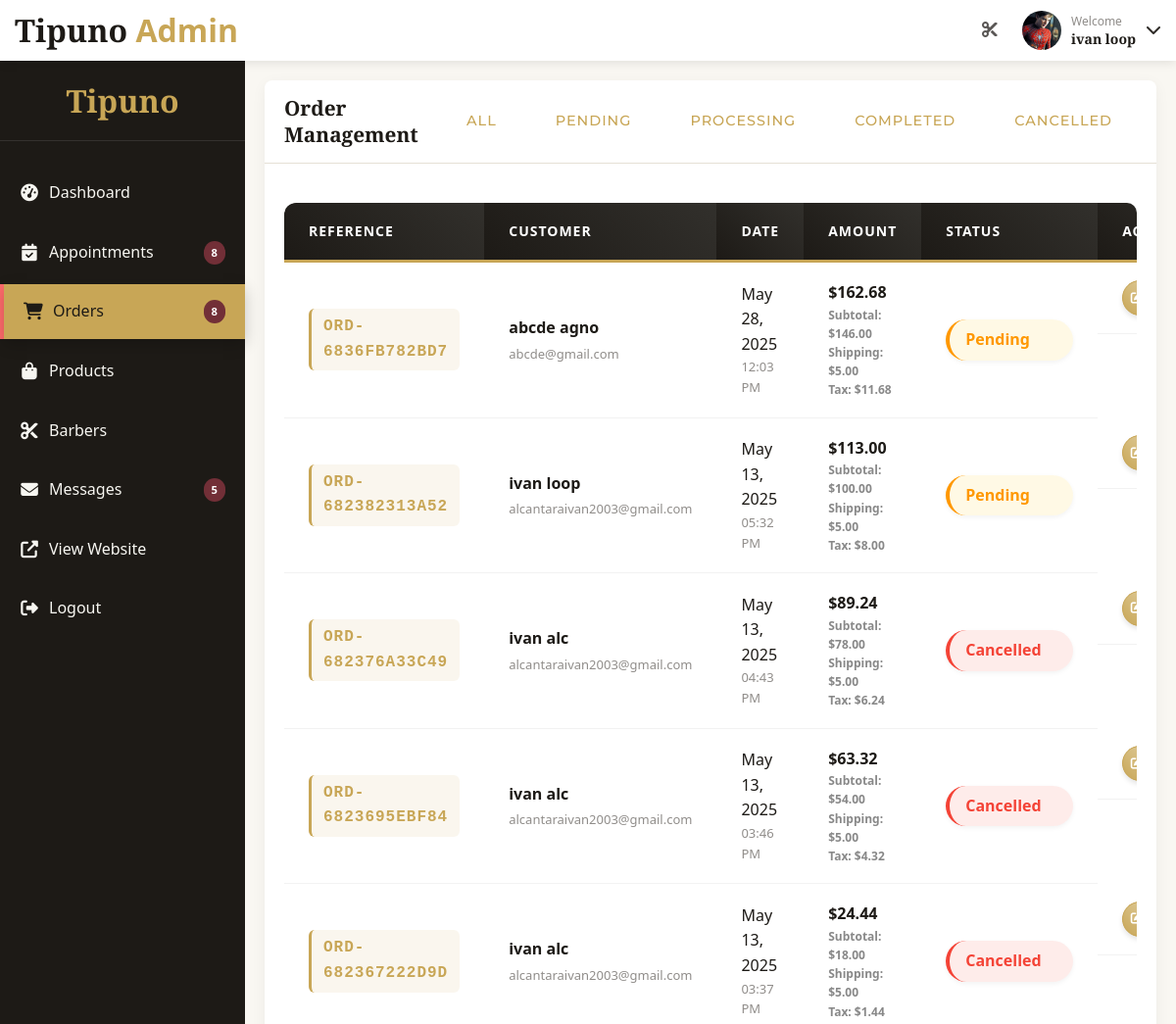
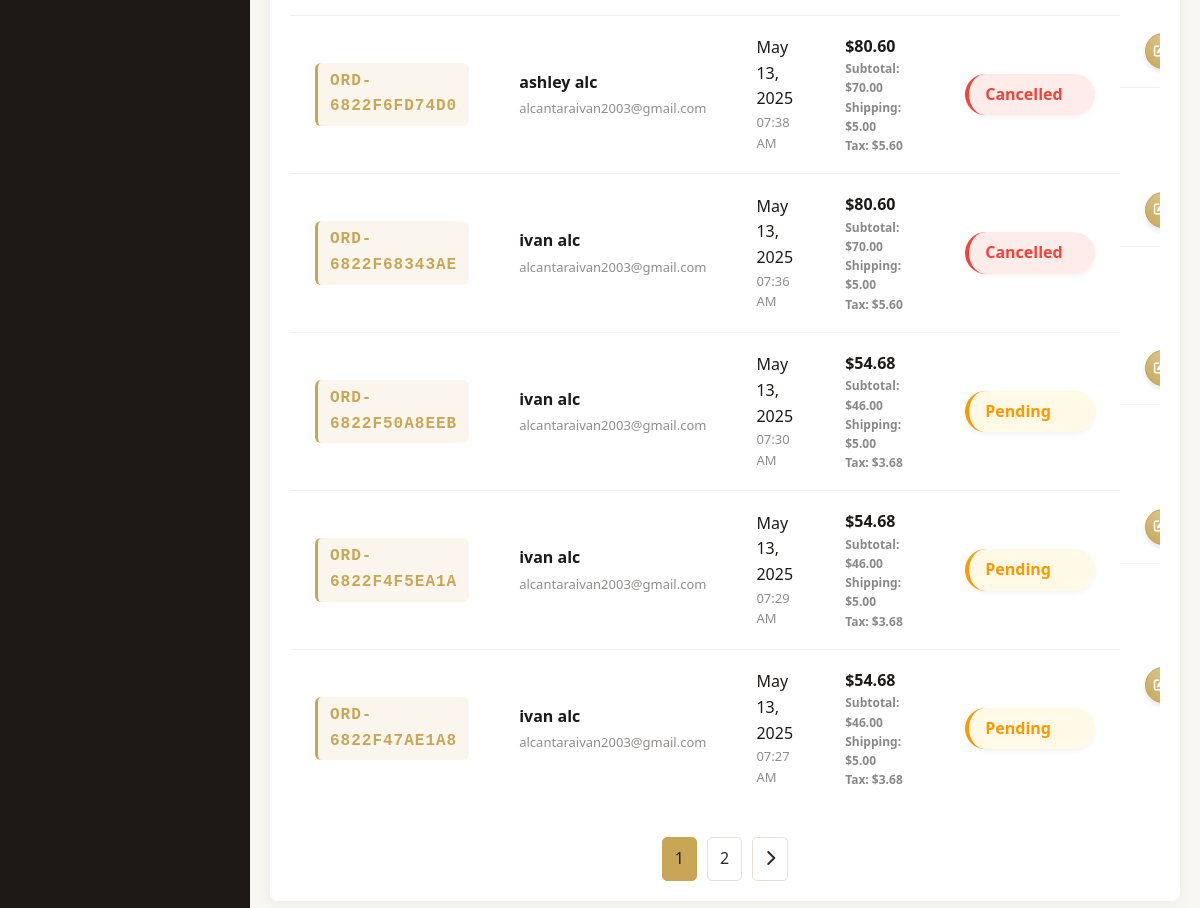
The page /admin/admin_index.php?page=orders (signed in) on the database its author committed (2 pictures, top to bottom).
### tables this page shows
CREATE TABLE `orders` (
  `order_id` int(11) NOT NULL AUTO_INCREMENT,
  `order_reference` varchar(50) NOT NULL,
  `user_id` int(11) DEFAULT NULL,
  `total_amount` decimal(10,2) NOT NULL,
  `status` enum('pending','processing','completed','cancelled') NOT NULL DEFAULT 'pending',
  `created_at` timestamp NOT NULL DEFAULT current_timestamp(),
  `first_name` varchar(50) NOT NULL,
  `last_name` varchar(50) NOT NULL,
  `email` varchar(100) NOT NULL,
  `address` varchar(255) NOT NULL,
  `city` varchar(100) NOT NULL,
  `zip` varchar(20) NOT NULL,
  `country` varchar(50) NOT NULL,
  `phone` varchar(20) NOT NULL,
  PRIMARY KEY (`order_id`)
);

### admin/pages/orders.php (the view, shortened to what the rows shown need)
<?php
require_once '../database.php';
$db = new Database();
$viewMode = 'list';
$order = null;
$orderItems = [];
$statusFilter = isset($_GET['status']) ? $_GET['status'] : '';
$page = isset($_GET['p']) ? (int)$_GET['p'] : 1;
$perPage = 10;
if ($viewMode === 'list') {
    $offset = ($page - 1) * $perPage;
    $orders = $db->getOrders($statusFilter, $perPage, $offset);
}
?>
<?php if ($viewMode === 'edit' && $order): ?>
<div class="admin-card">
    <div class="admin-card-header">
        <h2>Edit Order #<?php echo htmlspecialchars($order['order_reference']); ?></h2>
        <div class="actions">
            <a href="?page=orders" class="btn btn-outline btn-sm"><i class="fas fa-arrow-left"></i> Back to List</a>
        </div>
    </div>
    <div class="admin-card-body">
        <div class="order-summary-panel">
            <div class="order-reference">
                <span class="label">Reference:</span>
                <span class="value"><?php echo htmlspecialchars($order['order_reference']); ?></span>
            </div>
            <div class="order-date">
                <span class="label">Date:</span>
                <span class="value"><?php echo date('M d, Y h:i A', strtotime($order['created_at'])); ?></span>
            </div>
            <?php
                $subtotal = 0;
                if (is_array($orderItems)) {
                    foreach ($orderItems as $item) {
                        $subtotal += $item['price'] * $item['quantity'];
                    }
                }
                $shipping = 5.00;
                $tax = $subtotal * 0.08;
                $total = $subtotal + $shipping + $tax;
            ?>
            <div class="order-total">
                <span class="label">Subtotal:</span>
                <span class="value">$<?php echo number_format($subtotal, 2); ?></span>
            </div>
            <div class="order-total">
                <span class="label">Shipping:</span>
                <span class="value">$<?php echo number_format($shipping, 2); ?></span>
            </div>
            <div class="order-total">
                <span class="label">Tax (8%):</span>
                <span class="value">$<?php echo number_format($tax, 2); ?></span>
            </div>
            <div class="order-total" style="font-weight:bold;">
                <span class="label">Total:</span>
                <span class="value">$<?php echo number_format($total, 2); ?></span>
            </div>
            <div class="order-status">
                <span class="label">Status:</span>
                <span class="value status-badge status-<?php echo $order['status']; ?>"><?php echo ucfirst($order['status']); ?></span>
            </div>
        </div>
        <form method="post" class="admin-form" id="order-edit-form">
            <input type="hidden" name="order_id" value="<?php echo $order['order_id']; ?>">
            <input type="hidden" name="first_name" value="<?php echo htmlspecialchars($order['first_name'] ?? ''); ?>">
            <input type="hidden" name="last_name" value="<?php echo htmlspecialchars($order['last_name'] ?? ''); ?>">
            <input type="hidden" name="email" value="<?php echo htmlspecialchars($order['email'] ?? ''); ?>">
            <input type="hidden" name="phone" value="<?php echo htmlspecialchars($order['phone'] ?? ''); ?>">
            <input type="hidden" name="address" value="<?php echo htmlspecialchars($order['address'] ?? ''); ?>">
            <input type="hidden" name="city" value="<?php echo htmlspecialchars($order['city'] ?? ''); ?>">
            <input type="hidden" name="zip" value="<?php echo htmlspecialchars($order['zip'] ?? ''); ?>">
            <input type="hidden" name="country" value="<?php echo htmlspecialchars($order['country'] ?? ''); ?>">
            <div class="form-section">
                <h3>Order Status</h3>
                <div class="form-group">
                    <select name="status" id="status" class="form-control status-select status-<?php echo $order['status']; ?>" required>
                        <option value="pending" <?php echo $order['status'] === 'pending' ? 'selected' : ''; ?>>Pending</option>
                        <option value="processing" <?php echo $order['status'] === 'processing' ? 'selected' : ''; ?>>Processing</option>
                        <option value="completed" <?php echo $order['status'] === 'completed' ? 'selected' : ''; ?>>Completed</option>
                        <option value="cancelled" <?php echo $order['status'] === 'cancelled' ? 'selected' : ''; ?>>Cancelled</option>
                    </select>
                </div>
            </div>
            <div class="form-group text-right">
                <button type="submit" name="update_order" class="btn btn-primary">
                    <i class="fas fa-save"></i> Update Status
                </button>
                <a href="?page=orders" class="btn btn-outline">Cancel</a>
                <a href="?page=orders&delete=<?php echo $order['order_id']; ?>" class="btn btn-danger">
                    <i class="fas fa-trash"></i> Delete Order
                </a>
            </div>
        </form>
        <div class="form-section">
            <h3>Customer Details</h3>
            <div><strong>Name:</strong>
                <?php
                echo htmlspecialchars(($order['first_name'] ?? '') . ' ' . ($order['last_name'] ?? ''));
                ?>
            </div>
            <div><strong>Email:</strong> <?php echo htmlspecialchars($order['email'] ?? ''); ?></div>
            <div><strong>Phone:</strong> <?php echo htmlspecialchars($order['phone'] ?? ''); ?></div>
            <div><strong>Address:</strong> <?php echo htmlspecialchars($order['address'] ?? ''); ?>, <?php echo htmlspecialchars($order['city'] ?? ''); ?>, <?php echo htmlspecialchars($order['zip'] ?? ''); ?>, <?php echo htmlspecialchars($order['country'] ?? ''); ?></div>
        </div>
        <div class="form-section">
            <h3>Order Items</h3>
            <div class="table-responsive">
                <table class="admin-table order-items-table">
                    <thead>
                        <tr>
                            <th width="60">Image</th>
                            <th>Product</th>
                            <th>Price</th>
                            <th width="100">Quantity</th>
                            <th>Subtotal</th>
                        </tr>
                    </thead>
                    <tbody>
                        <?php if (count($orderItems) > 0): ?>
                            <?php foreach ($orderItems as $index => $item): ?>
                                <tr>
                                    <td>
                                        <div class="product-image">
                                            <img src="<?php echo htmlspecialchars($item['product_image'] ?? '../images/placeholder.jpg'); ?>" alt="<?php echo htmlspecialchars($item['name']); ?>">
                                        </div>
                                    </td>
                                    <td>
                                        <div class="product-name">
                                            <?php echo htmlspecialchars($item['name']); ?>
                                        </div>
                                    </td>
                                    <td>
                                        $<?php echo number_format($item['price'], 2); ?>
                                    </td>
                                    <td>
                                        <?php echo (int)$item['quantity']; ?>
                                    </td>
                                    <td>
                                        <div class="subtotal">
                                            $<?php echo number_format($item['price'] * $item['quantity'], 2); ?>
                                        </div>
                                    </td>
                                </tr>
                            <?php endforeach; ?>
                            <tr class="total-row">
                                <td colspan="4" class="text-right"><strong>Subtotal:</strong></td>
                                <td><strong>$<?php echo number_format($subtotal, 2); ?></strong></td>
                            </tr>
                            <tr class="total-row">
                                <td colspan="4" class="text-right"><strong>Shipping:</strong></td>
                                <td><strong>$<?php echo number_format($shipping, 2); ?></strong></td>
                            </tr>
                            <tr class="total-row">
                                <td colspan="4" class="text-right"><strong>Tax (8%):</strong></td>
                                <td><strong>$<?php echo number_format($tax, 2); ?></strong></td>
                            </tr>
                            <tr class="total-row" style="font-weight:bold;">
                                <td colspan="4" class="text-right"><strong>Total:</strong></td>
                                <td><strong>$<?php echo number_format($total, 2); ?></strong></td>
                            </tr>
                        <?php else: ?>
                            <tr>
                                <td colspan="5" class="text-center">No items in this order</td>
                            </tr>
                        <?php endif; ?>
                    </tbody>
                </table>
            </div>
        </div>
    </div>
</div>
<?php else: ?>
<div class="admin-card">
    <div class="admin-card-header">
        <h2>Order Management</h2>
    </div>
    <div class="admin-card-body">
        <div class="table-responsive orders-table" style="width:100%;overflow-x:auto;">
            <table class="admin-table" style="min-width:900px;width:100%;">
                <thead>
                    <tr>
                        <th>Reference</th>
                        <th>Customer</th>
                        <th>Date</th>
                        <th>Amount</th>
                        <th>Status</th>
                        <th class="text-right">Actions</th>
                    </tr>
                </thead>
                <tbody>
                    <?php if (count($orders) > 0): ?>
                        <?php foreach ($orders as $row): ?>
                            <?php
                                $order_id = $row['order_id'];
                                $subtotal = 0;
                                $orderItems = $db->getOrderItems($order_id);
                                foreach ($orderItems as $item) {
                                    $subtotal += $item['price'] * $item['quantity'];
                                }
                                $shipping = 5.00;
                                $tax = $subtotal * 0.08;
                                $total = $subtotal + $shipping + $tax;
                            ?>
                            <tr>
                                <td>
                                    <div class="order-reference"><?php echo htmlspecialchars($row['order_reference']); ?></div>
                                </td>
                                <td>
                                    <div class="customer-info">
                                        <strong>
                                            <?php
                                            echo htmlspecialchars(($row['first_name'] ?? '') . ' ' . ($row['last_name'] ?? ''));
                                            ?>
                                        </strong>
                                        <span class="email"><?php echo htmlspecialchars($row['email']); ?></span>
                                    </div>
                                </td>
                                <td>
                                    <div class="order-date">
                                        <?php echo date('M d, Y', strtotime($row['created_at'])); ?>
                                        <div class="time"><?php echo date('h:i A', strtotime($row['created_at'])); ?></div>
                                    </div>
                                </td>
                                <td>
                                    <div class="order-amount">
                                        $<?php echo number_format($total, 2); ?>
                                        <div class="order-amount-breakdown" style="font-size:12px;color:#888;">
                                            <span>Subtotal: $<?php echo number_format($subtotal, 2); ?></span><br>
                                            <span>Shipping: $<?php echo number_format($shipping, 2); ?></span><br>
                                            <span>Tax: $<?php echo number_format($tax, 2); ?></span>
                                        </div>
                                    </div>
                                </td>
                                <td>
                                    <span class="status-badge status-<?php echo htmlspecialchars($row['status']); ?>">
                                        <?php echo ucfirst($row['status']); ?>
                                    </span>
                                </td>
                                <td class="actions">
                                    <div class="action-buttons">
                                        <a href="?page=orders&edit=<?php echo $row['order_id']; ?>" class="btn btn-primary btn-sm">
                                            <i class="fas fa-edit"></i>
                                        </a>
                                    </div>
                                </td>
                            </tr>
                        <?php endforeach; ?>
                    <?php endif; ?>
                </tbody>
            </table>
        </div>
    </div>
</div>
<?php endif; ?>

### rows shown on the page
orders: order_reference "ORD-6836FB782BD7", first_name+last_name "abcde agno", email "abcde@gmail.com", created_at "May 28, 2025", created_at "12:03 PM", total "162.68", subtotal "146.00", shipping "5.00", tax "11.68", status "Pending"
orders: order_reference "ORD-682382313A52", first_name+last_name "ivan loop", email "alcantaraivan2003@gmail.com", created_at "May 13, 2025", created_at "05:32 PM", total "113.00", subtotal "100.00", shipping "5.00", tax "8.00", status "Pending"
orders: order_reference "ORD-682376A33C49", first_name+last_name "ivan alc", email "alcantaraivan2003@gmail.com", created_at "May 13, 2025", created_at "04:43 PM", total "89.24", subtotal "78.00", shipping "5.00", tax "6.24", status "Cancelled"
orders: order_reference "ORD-6823695EBF84", first_name+last_name "ivan alc", email "alcantaraivan2003@gmail.com", created_at "May 13, 2025", created_at "03:46 PM", total "63.32", subtotal "54.00", shipping "5.00", tax "4.32", status "Cancelled"
orders: order_reference "ORD-682367222D9D", first_name+last_name "ivan alc", email "alcantaraivan2003@gmail.com", created_at "May 13, 2025", created_at "03:37 PM", total "24.44", subtotal "18.00", shipping "5.00", tax "1.44", status "Cancelled"
orders: order_reference "ORD-6822F6FD74D0", first_name+last_name "ashley alc", email "alcantaraivan2003@gmail.com", created_at "May 13, 2025", created_at "07:38 AM", total "80.60", subtotal "70.00", shipping "5.00", tax "5.60", status "Cancelled"
orders: order_reference "ORD-6822F68343AE", first_name+last_name "ivan alc", email "alcantaraivan2003@gmail.com", created_at "May 13, 2025", created_at "07:36 AM", total "80.60", subtotal "70.00", shipping "5.00", tax "5.60", status "Cancelled"
orders: order_reference "ORD-6822F50A8EEB", first_name+last_name "ivan alc", email "alcantaraivan2003@gmail.com", created_at "May 13, 2025", created_at "07:30 AM", total "54.68", subtotal "46.00", shipping "5.00", tax "3.68", status "Pending"
orders: order_reference "ORD-6822F4F5EA1A", first_name+last_name "ivan alc", email "alcantaraivan2003@gmail.com", created_at "May 13, 2025", created_at "07:29 AM", total "54.68", subtotal "46.00", shipping "5.00", tax "3.68", status "Pending"
orders: order_reference "ORD-6822F47AE1A8", first_name+last_name "ivan alc", email "alcantaraivan2003@gmail.com", created_at "May 13, 2025", created_at "07:27 AM", total "54.68", subtotal "46.00", shipping "5.00", tax "3.68", status "Pending"

### other values the page prints
$pendingCount "8"
$unreadCount "5"
